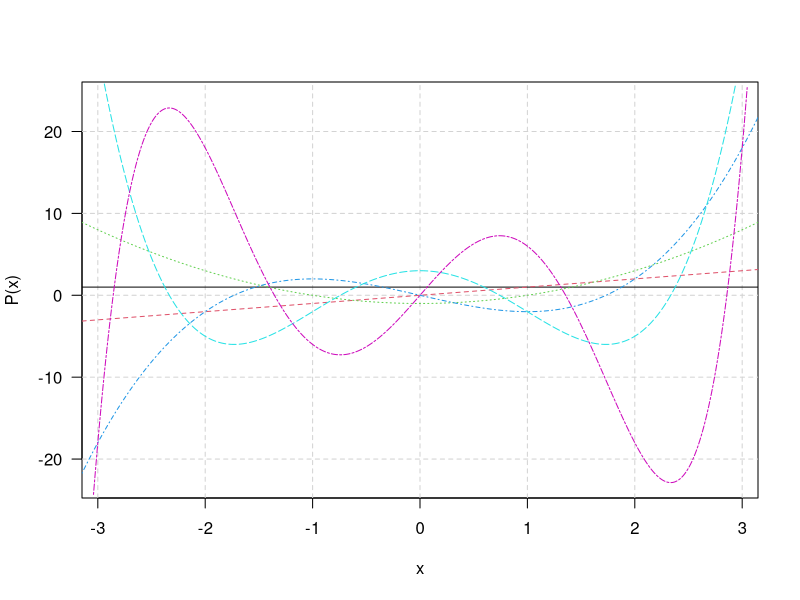
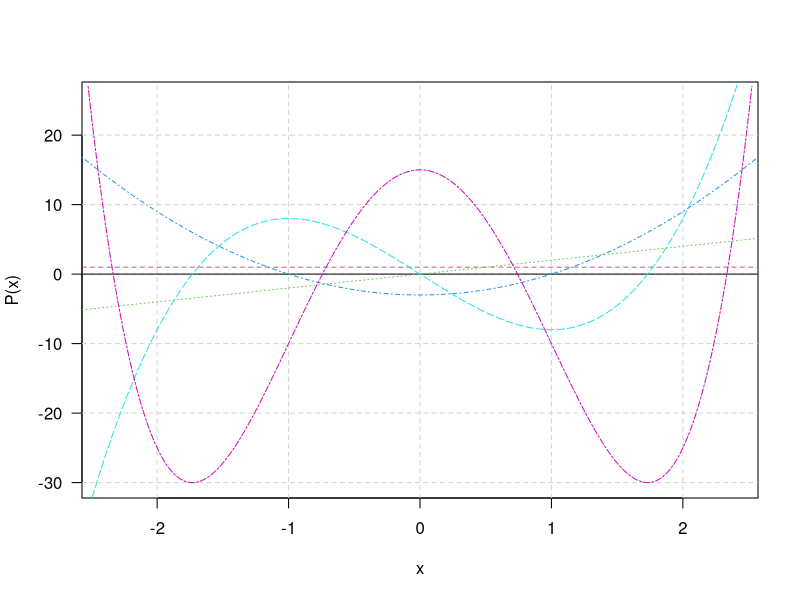
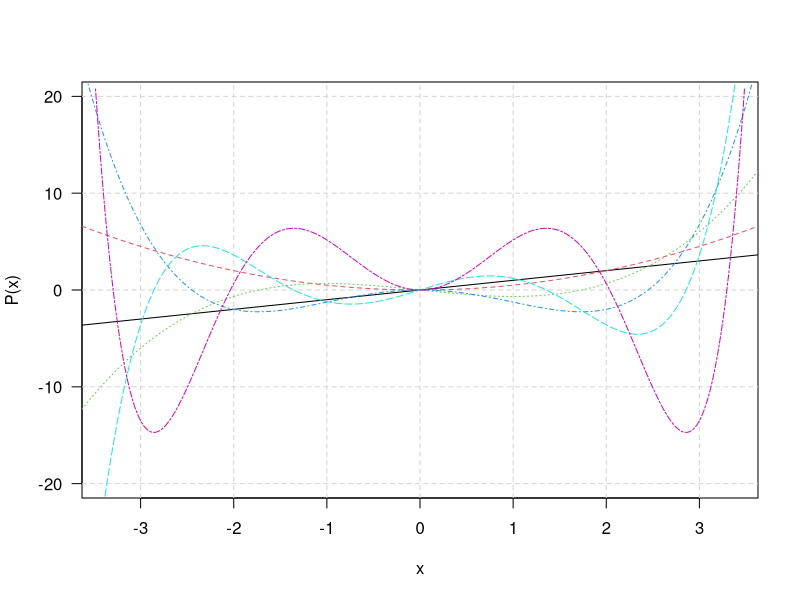
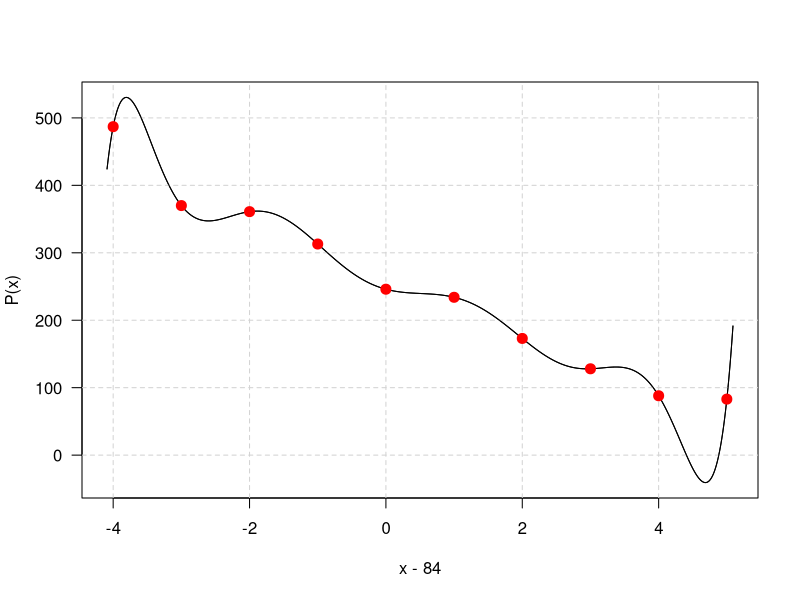
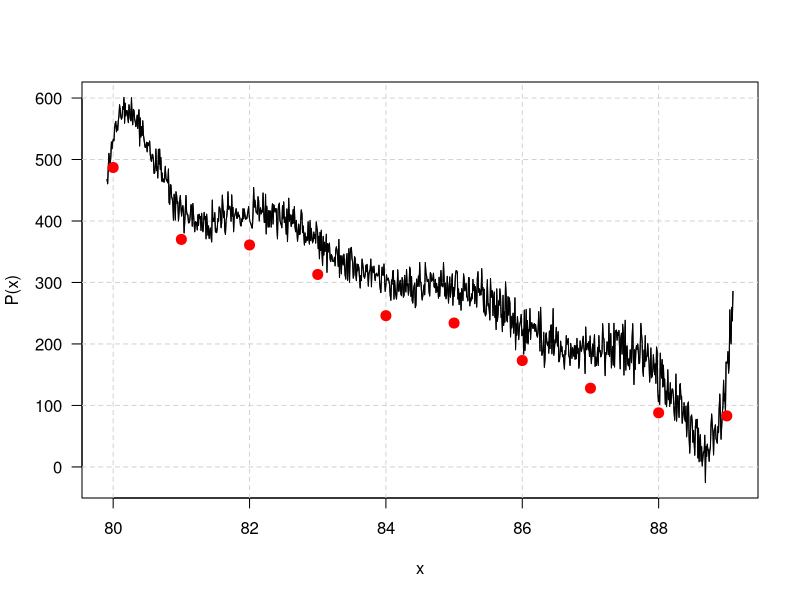

Here is the R script that generated these plots, in order:
## ----setup, include = FALSE---------------------------------------------------
knitr::opts_chunk$set(collapse = TRUE,
                      comment = "",
                      fig.height = 6,
                      fig.width = 8,
                      fig.align = "center")
                      # out.width = "0.25\\textheight")
library(polynom)
setHook("plot.new",
        list(las = function() par(las = 1),
             pch = function() par(pch = 20)),
        "append")

## -----------------------------------------------------------------------------
He <- list(polynomial(1), polynomial(0:1))
x <- polynomial()
for (n in 3:6) {
  He[[n]] <- x * He[[n-1]] - (n-2) * He[[n-2]] ## R indices start from 1, not 0
}
He <- as.polylist(He)
plot(He)
plot(deriv(He))
plot(integral(He))

## -----------------------------------------------------------------------------
x <- c(0,1,2,4)
(op <- poly.orth(x))
(fop <- lapply(op, as.function))
(P <- sapply(fop, function(f) f(x)))
zapsmall(crossprod(P))     ### Verify orthonormality

## -----------------------------------------------------------------------------
(p1 <- poly.calc(1:6))
(p2 <- change.origin(p1, 3))
predict(p1, 0:7)
predict(p2, 0:7)
predict(p2, 0:7 - 3)
(p3 <- (p1 - 2 * p2)^2)         # moderate arithmetic expression.
fp3 <- as.function(p3)          # should have 1, 2, 3 as zeros
fp3(0:4)


## -----------------------------------------------------------------------------
x <- 80:89
y <- c(487, 370, 361, 313, 246, 234, 173, 128, 88, 83)

p <- poly.calc(x, y)        ## leads to catastropic numerical failure!
predict(p, x) - y

p1 <- poly.calc(x - 84, y)  ## changing origin fixes the problem
predict(p1, x - 84) - y

plot(p1, xlim = c(80, 89) - 84, xlab = "x - 84")
points(x - 84, y, col = "red", cex = 2)

#### Can we now write the polynomial in "raw" form?

p0 <- as.function(p1)(polynomial() - 84) ## attempt to change the origin back to zero 
                                         ## leads to problems again
plot(p0, xlim = c(80, 89))
points(x, y, col = "red", cex = 2)  ## major numerical errors due to finite precision


